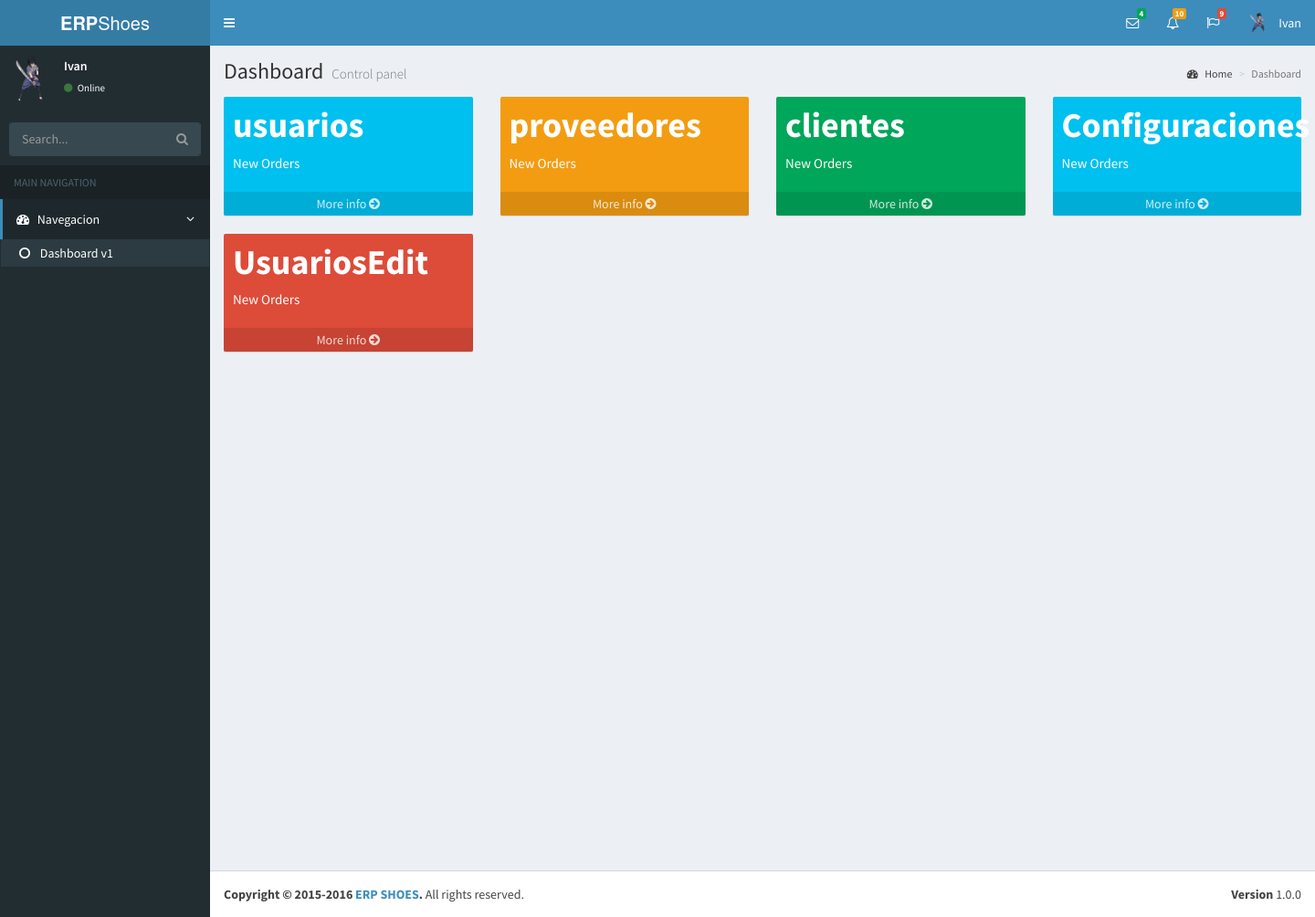
Page /Principal/index.php (signed in) on the committed database.
### tables this page shows
CREATE TABLE `crr_modules` (
  `id` int(11) NOT NULL AUTO_INCREMENT,
  `nombre` varchar(80) DEFAULT NULL,
  `estado` int(2) DEFAULT NULL,
  `html` text,
  `icon` text COMMENT 'nombre encode base 64 x 5',
  PRIMARY KEY (`id`)
);

### Principal/index.php (the view, shortened to what this page needs)
  <?php
        $mysqli=conectar(1);
        if(isset($_SESSION["usuario"]))
        {
      ?>
<!DOCTYPE html>
<html>
  <head>
    <link rel="stylesheet" href="bootstrap/css/bootstrap.min.css">
    <link rel="stylesheet" href="https://maxcdn.bootstrapcdn.com/font-awesome/4.4.0/css/font-awesome.min.css">
    <link rel="stylesheet" href="https://code.ionicframework.com/ionicons/2.0.1/css/ionicons.min.css">
    <link rel="stylesheet" href="dist/css/AdminLTE.min.css">
    <link rel="stylesheet" href="dist/css/skins/_all-skins.min.css">
    <link rel="stylesheet" href="plugins/iCheck/flat/blue.css">
    <link rel="stylesheet" href="plugins/morris/morris.css">
    <link rel="stylesheet" href="plugins/jvectormap/jquery-jvectormap-1.2.2.css">
    <link rel="stylesheet" href="plugins/datepicker/datepicker3.css">
    <link rel="stylesheet" href="plugins/daterangepicker/daterangepicker-bs3.css">
    <link rel="stylesheet" href="plugins/bootstrap-wysihtml5/bootstrap3-wysihtml5.min.css">
  </head>
  <body class="hold-transition skin-blue sidebar-mini">
    <div class="wrapper">
      <header class="main-header">
        <a href="index2.html" class="logo">
          <span class="logo-lg"><b>ERP</b>Shoes</span>
        </a>
        <nav class="navbar navbar-static-top" role="navigation">
          <a href="#" class="sidebar-toggle" data-toggle="offcanvas" role="button">
          </a>
          <div class="navbar-custom-menu">
            <ul class="nav navbar-nav">
              <li class="dropdown messages-menu">
                <a href="#" class="dropdown-toggle" data-toggle="dropdown">
                  <i class="fa fa-envelope-o"></i>
                  <span class="label label-success">4</span>
                </a>
              </li>
              <li class="dropdown notifications-menu">
                <a href="#" class="dropdown-toggle" data-toggle="dropdown">
                  <i class="fa fa-bell-o"></i>
                  <span class="label label-warning">10</span>
                </a>
              </li>
              <li class="dropdown tasks-menu">
                <a href="#" class="dropdown-toggle" data-toggle="dropdown">
                  <i class="fa fa-flag-o"></i>
                  <span class="label label-danger">9</span>
                </a>
              </li>
              <li class="dropdown user user-menu">
                <a href="#" class="dropdown-toggle" data-toggle="dropdown">
                  <img src="../img/users/<?php echo $_SESSION["id"]; ?>.jpg" class="user-image" alt="User Image">
                  <span class="hidden-xs"><?php echo ucwords($_SESSION["usuario"]); ?></span>
                </a>
              </li>
            </ul>
          </div>
        </nav>
      </header>
      <aside class="main-sidebar">
        <section class="sidebar">
          <div class="user-panel">
            <div class="pull-left image">
              <img src="../img/users/<?php echo $_SESSION["id"]; ?>.jpg" class="img-circle" alt="User Image">
            </div>
            <div class="pull-left info">
              <p><?php echo ucwords($_SESSION["usuario"]); ?></p>
              <a href="#"><i class="fa fa-circle text-success"></i> Online</a>
            </div>
          </div>
          <form action="#" method="get" class="sidebar-form">
            <div class="input-group">
              <input type="text" name="q" class="form-control" placeholder="Search...">
              <span class="input-group-btn">
                <button type="submit" name="search" id="search-btn" class="btn btn-flat"><i class="fa fa-search"></i></button>
              </span>
            </div>
          </form>
          <ul class="sidebar-menu">
            <li class="header">MAIN NAVIGATION</li>
            <li class="active treeview">
              <a href="#">
                <i class="fa fa-dashboard"></i> <span>Navegacion</span> <i class="fa fa-angle-left pull-right"></i>
              </a>
              <ul class="treeview-menu">
                <li class="active"><a href="index.html"><i class="fa fa-circle-o"></i> Dashboard v1</a></li>
              </ul>
            </li>
        </section>
      </aside>
      <div class="content-wrapper">
        <section class="content-header">
          <h1>
            Dashboard
            <small>Control panel</small>
          </h1>
          <ol class="breadcrumb">
            <li><a href="#"><i class="fa fa-dashboard"></i> Home</a></li>
            <li class="active">Dashboard</li>
          </ol>
        </section>
        <section class="content">
          <div class="row">
            <?php
            $mysqli->real_query ('SELECT m.id,
             m.nombre modulo,
             m.html enlace,
             m.estado,
             p.id_user permiso,
             m.icon
          FROM crr_modules m,
               crr_permissions p
           WHERE p.id_user='.$_SESSION["id"].'
           AND m.estado=1
           AND p.id_modulo=m.id');
           $resultado = $mysqli->use_result();
          while ($fila = $resultado->fetch_assoc())
           {
            ?>
                         <div class="col-lg-3 col-xs-1">
              <div <?php echo $fila['enlace']; ?> >
                <div class="inner">
                  <h3 style="font-color:white;"><?php echo utf8_decode($fila['modulo']); ?></h3>
                  <p>New Orders</p>
                </div>
                <a href="#" class="small-box-footer">More info <i class="fa fa-arrow-circle-right"></i></a>
              </div>
            </div>
        <?php
           }
        ?>
          </div>
        </section>
      </div>
      <footer class="main-footer">
        <div class="pull-right hidden-xs">
          <b>Version</b> 1.0.0
        </div>
        <strong>Copyright &copy; 2015-2016 <a href="#">ERP SHOES</a>.</strong> All rights reserved.
      </footer>
    </div>
  </body>
</html>
            <?php
            }

### rows in the picture
crr_modules: nombre "usuarios"
crr_modules: nombre "proveedores"
crr_modules: nombre "clientes"
crr_modules: nombre "Configuraciones"
crr_modules: nombre "UsuariosEdit"

### other values in the picture
$_SESSION["usuario"] "Ivan"
